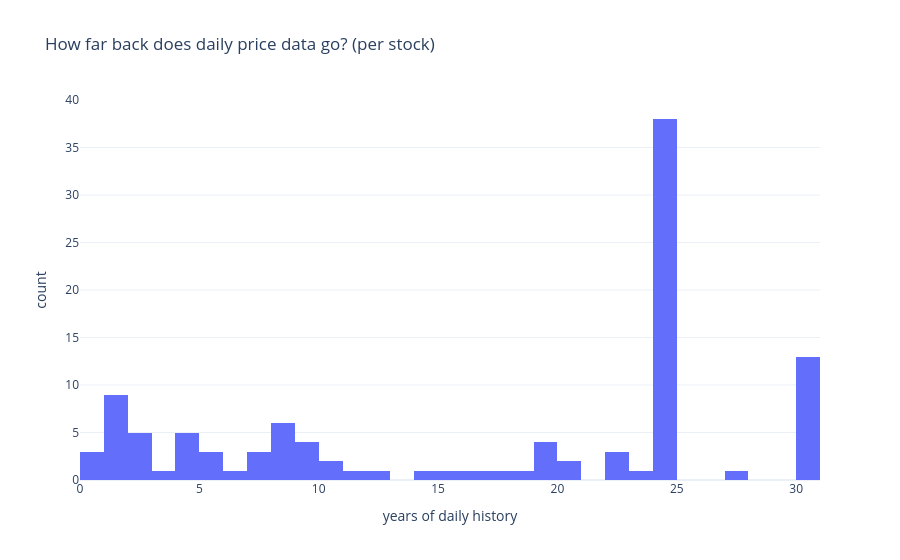

Here is the notebook cell this chart was saved with:
### Markdown cell above
## Step 2 — How much history did we capture?

### Code cell
# Step 2a — Price history depth per stock (weekly from screener vs daily from Yahoo)
depth = q("""
    SELECT s.slug, pp.series,
           COUNT(*) AS points,
           MIN(pp.point_date) AS first_date,
           MAX(pp.point_date) AS last_date
    FROM price_points pp JOIN stocks s ON s.id = pp.stock_id
    GROUP BY s.slug, pp.series
""")
summary = depth.groupby("series").agg(
    stocks=("slug", "nunique"), points=("points", "sum"),
    earliest=("first_date", "min")).reset_index().sort_values("points", ascending=False)
print(summary.to_string(index=False))

# distribution of years covered by the daily series
daily_years = depth[depth.series == "daily"].copy()
if len(daily_years):
    daily_years["years"] = (
        (pd.to_datetime(daily_years.last_date) - pd.to_datetime(daily_years.first_date)).dt.days / 365.25
    ).round(1)
    fig = px.histogram(daily_years, x="years", nbins=30, template="plotly_white",
                       title="How far back does daily price data go? (per stock)")
    fig.update_xaxes(title="years of daily history")
    fig.show()

### Figure 1 — Plotly figure (JSON) as saved in the notebook; plotly's stock layout.template omitted (floating-point values rounded to 4 significant figures)
{"data": [{"bingroup": "x", "hovertemplate": "years=%{x}<br>count=%{y}<extra></extra>", "legendgroup": "", "marker": {"color": "#636efa", "pattern": {"shape": ""}}, "name": "", "nbinsx": 30, "orientation": "v", "showlegend": false, "type": "histogram", "x": [6.9, 24.1, 2.3, 24.1, 7.9, 24.1, 24.0, 9.0, 1.2, 30.6, 4.9, 24.1, 19.9, 1.8, 4.9, 11.1, 24.1, 8.2, 17.0, 24.1, 1.2, 1.8, 7.0, 20.7, 2.3, 10.7, 8.6, 24.1, 4.7, 19.9, 5.9, 1.1, 5.4, 22.1, 14.7, 24.1, 24.6, 5.0, 24.1, 24.1, 24.1, 24.1, 8.5, 19.4, 7.8, 1.3, 24.1, 9.1, 30.6, 4.5, 27.7, 24.1, 24.0, 1.9, 24.0, 24.1, 20.6, 24.1, 8.4, 24.1, 24.1, 24.1, 16.6, 24.1, 8.4, 24.1, 1.2, 24.1, 24.1, 30.6, 24.1, 2.4, 30.6, 3.8, 22.4, 10.2, 24.1, 2.8, 24.1, 24.1, 30.6, 18.6, 30.6, 9.5, 24.1, 23.7, 24.1, 0.8, 12.2, 24.1, 24.1, 15.8, 19.0, 1.0, 24.1, 9.4, 2.0, 0.8, 8.4, 30.6, 30.6, 30.6, 24.1, 22.4, 4.7, 30.6, 30.6, 30.6, 24.0, 30.6, 0.8], "xaxis": "x", "yaxis": "y"}], "layout": {"barmode": "relative", "legend": {"tracegroupgap": 0}, "title": {"text": "How far back does daily price data go? (per stock)"}, "xaxis": {"anchor": "y", "domain": [0.0, 1.0], "title": {"text": "years of daily history"}}, "yaxis": {"anchor": "x", "domain": [0.0, 1.0], "title": {"text": "count"}}}}
